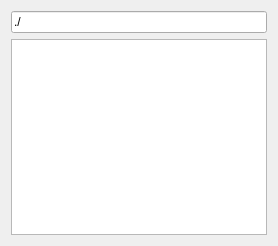
<?xml version="1.0" encoding="UTF-8"?>
<ui version="4.0">
 <class>Dialog</class>
 <widget class="QDialog" name="Dialog">
  <property name="geometry">
   <rect>
    <x>0</x>
    <y>0</y>
    <width>278</width>
    <height>246</height>
   </rect>
  </property>
  <property name="windowTitle">
   <string>Dialog</string>
  </property>
  <layout class="QVBoxLayout" name="verticalLayout">
   <item>
    <widget class="QLineEdit" name="file_edit">
     <property name="text">
      <string>./</string>
     </property>
    </widget>
   </item>
   <item>
    <widget class="QListWidget" name="file_list"/>
   </item>
  </layout>
 </widget>
 <resources/>
 <connections/>
</ui>
